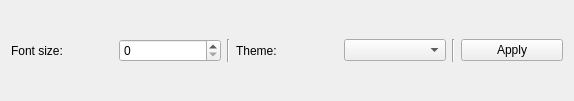
<?xml version="1.0" encoding="UTF-8"?>
<ui version="4.0">
 <class>Interface</class>
 <widget class="QWidget" name="Interface">
  <property name="geometry">
   <rect>
    <x>0</x>
    <y>0</y>
    <width>574</width>
    <height>101</height>
   </rect>
  </property>
  <property name="windowTitle">
   <string>Interface setting</string>
  </property>
  <layout class="QGridLayout" name="gridLayout">
   <item row="0" column="0">
    <widget class="QLabel" name="label">
     <property name="text">
      <string>Font size: </string>
     </property>
    </widget>
   </item>
   <item row="0" column="1">
    <widget class="QSpinBox" name="font_size"/>
   </item>
   <item row="0" column="2">
    <widget class="Line" name="line">
     <property name="orientation">
      <enum>Qt::Vertical</enum>
     </property>
    </widget>
   </item>
   <item row="0" column="3">
    <widget class="QLabel" name="label_3">
     <property name="text">
      <string>Theme:</string>
     </property>
    </widget>
   </item>
   <item row="0" column="4">
    <widget class="QComboBox" name="themesBox"/>
   </item>
   <item row="0" column="5">
    <widget class="Line" name="line_2">
     <property name="orientation">
      <enum>Qt::Vertical</enum>
     </property>
    </widget>
   </item>
   <item row="0" column="6">
    <widget class="QPushButton" name="applyButton">
     <property name="text">
      <string>Apply</string>
     </property>
    </widget>
   </item>
  </layout>
 </widget>
 <resources/>
 <connections/>
</ui>
